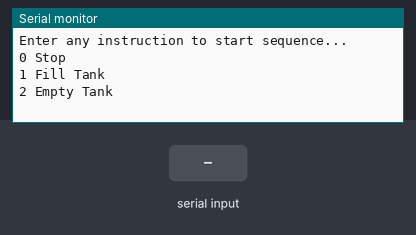
Bench run of a sketch on a simulated Arduino Uno, built with avr-gcc and run on an emulated ATmega328P. Parts: the last lines printed to the serial monitor. The test bench sets the inputs (shaded band). No radio packets arrive unless stated.

Above: at 0.8 s.
0.9 s: "90,45\n" received over Serial
At 1.6 s:
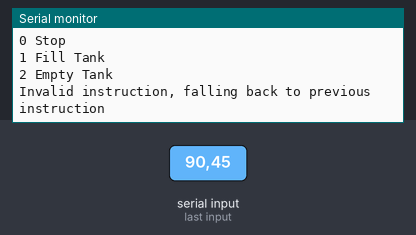
5.4 s: "1\n" received over Serial
At 7.7 s:
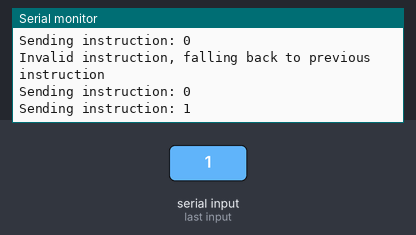

Measured:
- after the input at 0.9 s, the serial monitor: prints a new line at once (image 1)
- after the input at 5.4 s, the serial monitor: prints a new line after 1.5 s (image 2)

The sketch:

Transmitter-Manual.ino
```cpp
#include <SPI.h>
#include <nRF24L01.h>
#include <RF24.h>

RF24 radio(7, 8); // CE, CSN

const byte address[6] = "00001";

int input = 0;
int instruction =0;

void setup() {
  Serial.begin(9600);
  radio.begin();
  radio.openWritingPipe(address);
  radio.setPALevel(RF24_PA_MIN);
  radio.stopListening();


  Serial.println("Enter any instruction to start sequence... ");
  Serial.println("0 Stop ");
  Serial.println("1 Fill Tank");
  Serial.println("2 Empty Tank");

  // Stays in setup until the first instruction is sent
  while(!Serial.available());
}

void loop() {
  if(Serial.available() > 0){
    input = Serial.parseInt();
    if(input == 0 || input == 1 || input == 2){
      instruction = input;
    } else {
      Serial.println("Invalid instruction, falling back to previous instruction");
      delay(3000);
    }

  }
  Serial.print("Sending instruction: ");
  Serial.println(instruction);
  radio.write(&instruction, sizeof(instruction));

}
```
